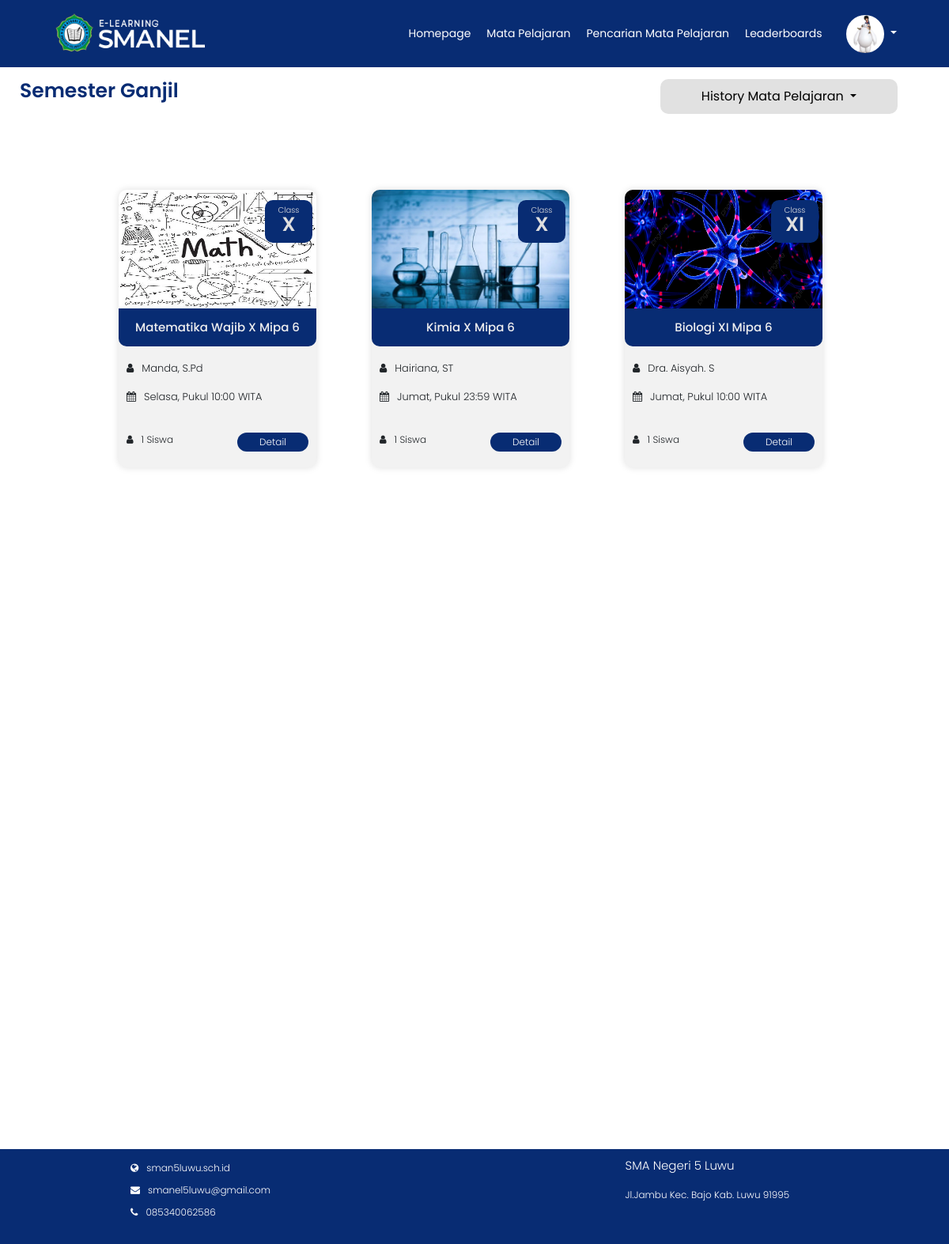
Page /Backend/matapelajaran.php (signed in) on the committed database.
### tables this page shows
CREATE TABLE `user_siswa` (
  `Id` int(11) NOT NULL,
  `Nama` varchar(225) NOT NULL,
  `Nis` varchar(225) NOT NULL,
  `Kelas` varchar(225) NOT NULL,
  `Tempat` varchar(225) NOT NULL,
  `Tanggal` date NOT NULL,
  `Email` varchar(255) NOT NULL,
  `Alamat` varchar(225) NOT NULL,
  `Username` varchar(225) NOT NULL,
  `Password` varchar(225) NOT NULL,
  `Profil` varchar(225) NOT NULL
);

CREATE TABLE `siswa_terdaftar` (
  `Id_Anggota` int(11) NOT NULL,
  `Nama` varchar(225) NOT NULL,
  `Nis` varchar(225) NOT NULL,
  `Id_Kelas` int(11) NOT NULL
);

CREATE TABLE `matapelajaran` (
  `Id_Mapel` int(11) NOT NULL,
  `Nama_Mapel` varchar(225) NOT NULL,
  `Nama_Guru` varchar(225) NOT NULL,
  `Jlh_Siswa` int(11) NOT NULL,
  `Hari` varchar(225) NOT NULL,
  `Waktu` varchar(225) NOT NULL,
  `Semester` varchar(225) NOT NULL,
  `Sampul` varchar(225) NOT NULL,
  `Tipe_Kelas` varchar(225) NOT NULL,
  `Deskripsi` varchar(225) NOT NULL,
  `Id_Kelas` int(11) NOT NULL
);

### Backend/functions.php (called while the page is built, shortened)
<?php
function koneksi()
{
    return mysqli_connect('localhost', 'root', '', 'elearning');
}
function query($query)
{
    $conn = koneksi();
    $result = mysqli_query($conn, $query);
    if(mysqli_num_rows($result)==1){
        return mysqli_fetch_assoc($result);
    }
    $rows = [];
    return $rows;
}
function querys($query)
{
    $conn = koneksi();
    $result = mysqli_query($conn, $query);
    $rows = [];
    while ($row = mysqli_fetch_assoc($result)) {
        $rows[] = $row;
    }
    return $rows;
}
?>

### Backend/matapelajaran.php (the view, shortened to what this page needs)
<?php
include 'functions.php';
$Nis = $_SESSION['Nis'];
$kelas = querys("SELECT * FROM siswa_terdaftar JOIN matapelajaran ON siswa_terdaftar.Id_Kelas = matapelajaran.Id_Kelas WHERE Nis = '$Nis' and Semester = 'Ganjil'");
?>
<!DOCTYPE html>
<html lang="en">
<head>
    <link rel="stylesheet" href="https://stackpath.bootstrapcdn.com/bootstrap/4.5.0/css/bootstrap.min.css">
    <link rel="stylesheet" href="https://stackpath.bootstrapcdn.com/font-awesome/4.7.0/css/font-awesome.min.css">
    <link rel="stylesheet" href="style.css?<?php echo time(); ?>">
</head>
<body>
    <?php require_once('navbar/navbarmapel.php') ?>
    <div class="main-container">
        <div class="main-content-mapel">
            <div class="detail-mapel">
                <div class="detail-header d-flex">
                    <h2 class="detail-title">Semester Ganjil</h2>
                    <div class="dropdown ml-auto">
                        <button class="btn-mapel dropdown-toggle" type="button" id="dropdownMenuButton" data-toggle="dropdown" aria-haspopup="true" aria-expanded="false">
                            History Mata Pelajaran
                        </button>
                    </div>
                </div>
            </div>
            <div class="list-mapel">
                <?php $i = 1;
                foreach ($kelas ?: [] as $k) : ?>
                    <div class="list-mapel-item">
                        <div class="logo-mapel">
                            <img src="img/<?= $k["Sampul"] ?>" width="300px">
                        </div>
                        <div class="class-mapel">
                            <p>Class</p>
                            <h1><?= $k["Tipe_Kelas"] ?></h1>
                        </div>
                        <div class="nama-mapel">
                            <h3>
                                <td><?= $k["Nama_Mapel"] ?></td>
                            </h3>
                        </div>
                        <div class="ket-mapel">
                            <p><i class="fa fa-user"></i><?= $k["Nama_Guru"] ?></p>
                            <p><i class="fa fa-calendar"></i><?= $k["Hari"]; ?>, Pukul <?= $k["Waktu"]; ?> WITA</p>
                        </div>
                        <?php
                        $conn = koneksi();
                        $Id = $k["Id_Kelas"];
                        $siswa = "SELECT COUNT(*) FROM siswa_terdaftar where Id_Kelas = $Id";
                        $result = mysqli_query($conn, $siswa);
                        $row = mysqli_fetch_array($result);
                        $total = $row['COUNT(*)'];
                        ?>
                        <div class="jlh-siswa d-flex">
                            <p><i class="fa fa-user"></i><?= $total ?> Siswa</p>
                            <div class="btn-detail">
                                <button onclick="location.href='detailmapel.php?Id=<?= $k["Id_Kelas"] ?>'">Detail</button>
                            </div>
                        </div>
                    </div>
                <?php endforeach; ?>
            </div>
        </div>
    </div>
    <div class="footer">
        <div class="nama-footer-mapel">
            <p class="tfooter">SMA Negeri 5 Luwu</p>
            <p>Jl.Jambu Kec. Bajo Kab. Luwu 91995</p>
        </div>
        <div class="web">
            <ul>
                <li><a href="http://sman5luwu.sch.id/index.php"><i class="fa fa-globe"></i><span>sman5luwu.sch.id</span></a>
                </li>
                <li><a href="#"><i class="fa fa-envelope"></i><span>smanel5luwu@gmail.com</span></a></li>
                <li><a href="#"><i class="fa fa-phone"></i><span>085340062586</span></a></li>
            </ul>
        </div>
    </div>
</body>
</html>

### Backend/navbar/navbarmapel.php (shortened to what this page needs)
<?php
$nama = $_SESSION["Nis"];
$user = query("SELECT * FROM user_siswa WHERE Nis = '$nama'");
?>
<nav class="navbar navbar-expand-lg navbar-light fixed-top">
  <div class="navbar-header">
    <img src="img/logo.png" alt="">
  </div>
  <div class="collapse navbar-collapse" id="navbarNav">
    <ul class="navbar-nav ml-auto">
      <li class="name nav-item">
        <a href="homepage.php" class="btn" aria-hidden="true">Homepage</a>
      </li>
      <li class="mapel nav-item">
        <a href="matapelajaran.php" class="btn active" aria-hidden="true">Mata Pelajaran</a>
      </li>
      <li class="search-mapel nav-item">
        <a href="pencarian_siswa.php" class="btn" aria-hidden="true">Pencarian Mata Pelajaran </a>
      </li>
      <li class="leader nav-item">
        <a href="leaderboards.php" class="btn" aria-hidden="true">Leaderboards</a>
      </li>
    </ul>
    <div class="profil nav-item dropdown-toggle" type="button" data-toggle="dropdown" aria-haspopup="true" aria-expanded="false">
      <img alt="your image" src="img/<?php echo $user["Profil"]; ?>" title="<?php echo  $user["Profil"];  ?>" style="border-radius: 50%;">
    </div>
  </div>
</nav>

### Backend/style.css (style rules this page uses)
* { margin: 0; padding: 0; box-sizing: border-box; font-family: 'Poppins', sans-serif; font-weight: 300; }
body { font-family: 'Poppins', sans-serif; font-weight: 300; min-height: 100%; outline: none; }
.navbar { background-color: #082C73; color: white; }
.navbar-header img { height: 8vh; margin-top: 5px; margin-left: 5vh; padding-bottom: 8px; color: white; }
.navbar .navbar-header { color: #fefefe; padding-left: 10px; }
.navbar .navbar-nav li a { padding: 10px; color: white; text-decoration: none; transition: 0.5s ease; border: none; font-size: 14px; float: right; }
#navbarNav .profil { margin: 0 20px; padding-right: 30px; float: right; }
#navbarNav .profil img { width: 6vh; }
.footer { display: grid; height: max-content; width: 100%; bottom: 0; background-color: #082C73; position: relative; padding: 10px; font-size: 12px; }
.footer .web { grid-column: 1; grid-row: 4; margin-left: 150px; }
.footer .web-detail-mapel ul li, .footer .web ul li { list-style: none; padding: 5px; }
.footer .web-detail-mapel span, .footer .web span { color: white; padding: 10px; }
.footer .web-detail-mapel i, .footer .web i { color: white; }
.footer .nama-footer-mapel { grid-column: 3; grid-row: 4; color: white; margin-left: 50px; }
.footer .nama-footer .tfooter, .footer .nama-footer-mapel .tfooter { font-size: 15px; }
.btn { display: flex; justify-content: center; }
.main-content-mapel { width: 100%; min-height: 100vh; }
.detail-mapel { width: 100%; height: 100px; width: 100%; height: 100px; margin: 100px 5px 0px 5px; }
.detail-mapel .detail-header { color: #082C73; margin: 20px 20px; }
.detail-mapel .detail-title { font-size: 25px; font-weight: 600; }
.detail-mapel .btn-mapel { width: 300px; padding: 10px; border-radius: 10px; background: #dddd; border: none; text-align: center; margin-right: 50px; font-weight: 400; outline: none; }
.list-mapel { width: 80%; display: grid; grid-template-columns: 1fr 1fr 1fr; grid-template-rows: 1fr 1fr 1fr; margin: 10px auto; }
.list-mapel-item { width: 250px; background: #F2F2F2; border-radius: 10px; box-shadow: 0 0 10px #dedede; margin: 30px; }
.class-mapel { background: #082C73; color: #dedede; width: 60px; padding: 0px; border-radius: 10px; text-align: center; z-index: 200; margin-top: -55%; position: relative; float: right; margin-right: 5px; }
.class-mapel h1 { margin-top: -20px; font-size: 25px; font-weight: 600; }
.class-mapel p { margin-top: 5px; font-size: 10px; }
.logo-mapel { z-index: 20; position: relative; }
.logo-mapel img { width: 250px; height: 150px; border-top-left-radius: 10px; border-top-right-radius: 10px; }
.nama-mapel { background-color: #082C73; color: #EFEFEF; border-bottom-left-radius: 10px; border-bottom-right-radius: 10px; }
.nama-mapel h3 { font-size: 15px; text-align: center; padding: 15px; }
.ket-mapel, .jlh-siswa { padding: 10px; font-size: 13px; font-weight: 500; }
.ket-mapel i, .jlh-siswa i { padding-right: 10px; }
.btn-detail { margin-left: auto; }
.btn-detail button { background: #082C73; color: white; border-radius: 15px; width: 90px; border: none; font-size: 12px; padding: 3px; outline: none; }
.ket-forumcateg, .jlh-siswa { padding: 10px; font-size: 12px; font-weight: 500; }
.navbar-collapse { flex-grow: 0 !important; }
@media (min-width: 992px) { .navbar-expand-lg .navbar-collapse { margin-left: auto; } }

### rows in the picture
user_siswa: Profil (picture)
siswa_terdaftar: matapelajaran.Sampul (picture), matapelajaran.Tipe_Kelas "X", matapelajaran.Nama_Mapel "Matematika Wajib X Mipa 6", matapelajaran.Nama_Guru "Manda, S.Pd", matapelajaran.Hari "Selasa", matapelajaran.Waktu "10:00", total "1"
siswa_terdaftar: matapelajaran.Sampul (picture), matapelajaran.Tipe_Kelas "X", matapelajaran.Nama_Mapel "Kimia X Mipa 6", matapelajaran.Nama_Guru "Hairiana, ST", matapelajaran.Hari "Jumat", matapelajaran.Waktu "23:59", total "1"
siswa_terdaftar: matapelajaran.Sampul (picture), matapelajaran.Tipe_Kelas "XI", matapelajaran.Nama_Mapel "Biologi XI Mipa 6", matapelajaran.Nama_Guru "Dra. Aisyah. S", matapelajaran.Hari "Jumat", matapelajaran.Waktu "10:00", total "1"
